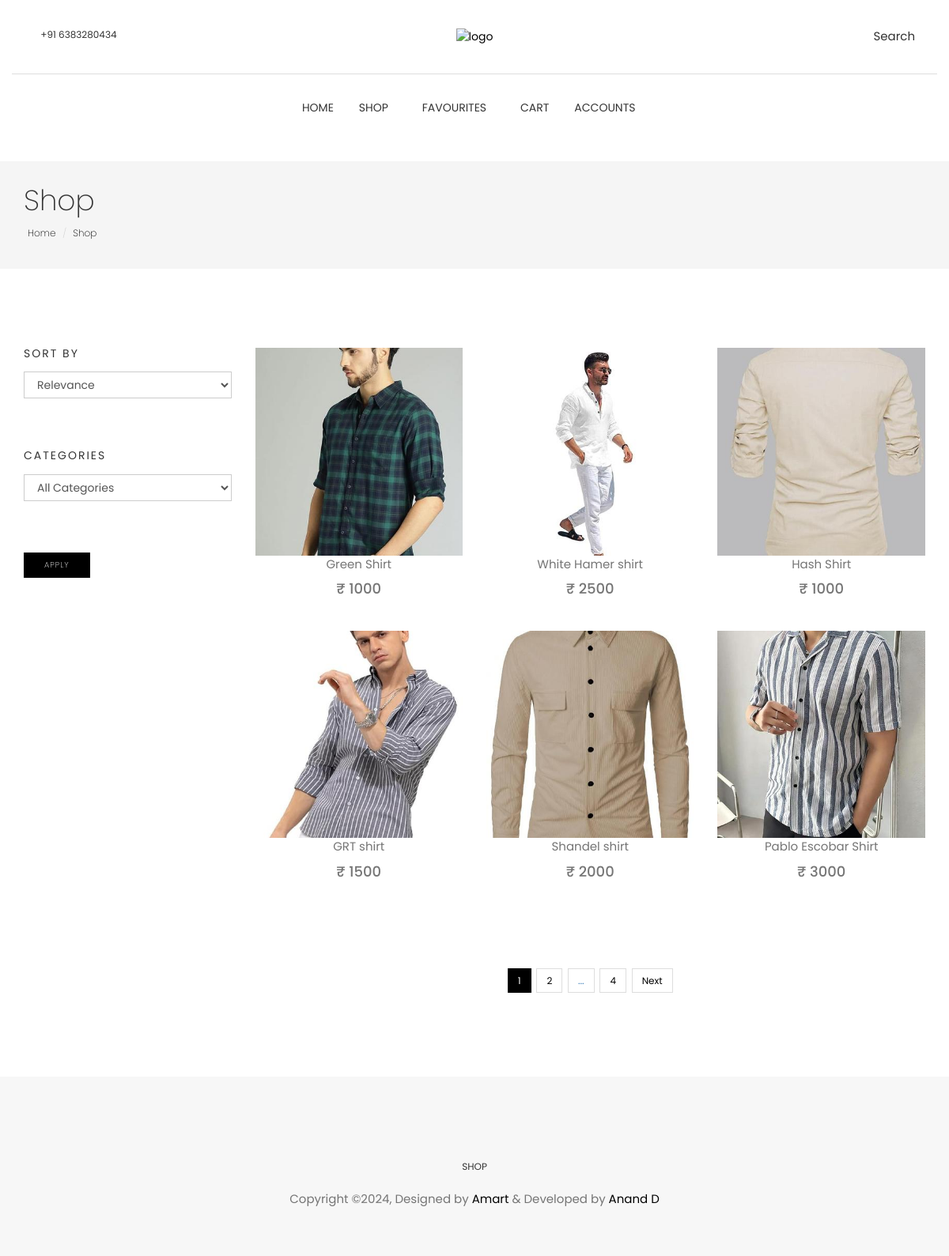
The app's page /shop/ with its own data.
### product/models.py (models this page shows, shortened)
class Product(SoftDeleteModel):
    name = models.CharField(max_length=100)
    description = models.TextField(max_length=511, null=True, blank=True)
    main_category = models.ForeignKey(
        Category, on_delete=models.CASCADE, related_name="main_category_products"
    )
    subcategories = models.ManyToManyField(
        Category, related_name="subcategory_products", blank=True
    )
    mrp = models.PositiveIntegerField(
        validators=[MinValueValidator(1)], null=True, blank=True
    )
    is_available = models.BooleanField(default=True)
    slug = models.SlugField(unique=True, max_length=100)
    created_at = models.DateTimeField(auto_now_add=True)
    last_modified_at = models.DateTimeField(auto_now=True)
    approved = models.BooleanField(default=True)
    approved_objects = ApprovedProductManager()

class ProductImage(models.Model):
    product = models.ForeignKey(
        Product, related_name="product_images", on_delete=models.CASCADE
    )
    image = models.ImageField(upload_to="images/product_images")
    priority = models.PositiveIntegerField(null=True, blank=True)

### home/views.py (the view, shortened to what this page needs)
# urls.py: path('shop/', views.shop, name='shop'),
def shop(request):
    title = "Shop"
    sort_by = request.session.get("sort_by", "Relevance")
    selected_category = request.session.get("selected_category", "All Categories")
    if "search" in request.GET:
        search_term = request.GET.get("search")
        products = (
            Product.approved_objects.filter(
                Q(name__icontains=search_term)
            )
        )
    else:
        products = (
            Product.approved_objects.all()
        )
    for product in products:
        product.primary_image = product.product_images.filter(priority=1).first()
        product.shop_price = product.inventory_sizes.aggregate(Min('price'))['price__min'] or 0
        if FavouriteItem.objects.filter(
            customer__id=request.user.id, product=product
        ).exists():
            product.is_favourite = True
        else:
            product.is_favourite = False
    paginator = Paginator(products, 6)
    page = request.GET.get("page")
    paged_products = paginator.get_page(page)
    categories = Category.objects.all()
    context = {
        "products": paged_products,
        "categories": categories,
        "title": title,
        "sort_by": sort_by,
        "selected_category": selected_category,
    }
    return render(request, "home/shop.html", context)

### ecom/models.py (called while the page is built)
    def get_queryset(self):
        return super().get_queryset().filter(is_deleted=False)

    def get_queryset(self):
        return super().get_queryset().filter(is_available=True)

### templates/home/shop.html (shortened to what this page needs)
{% extends "home/base.html" %}
{% block content %}
    {% include "home/includes/navigation.html" %}
    <section class="page-header">
        <div class="container">
            <div class="row">
                <div class="col-md-12">
                    <div class="content">
                        <h1 class="page-name">Shop</h1>
                        <ol class="breadcrumb">
                            <li><a href="{% url "home" %}">Home</a></li>
                            <li class="active"><a href="{% url "shop" %}">Shop</a></li>
                        </ol>
                    </div>
                </div>
            </div>
        </div>
    </section>
    <section class="products section">
        <div class="container">
            <div class="row">
                <div class="col-md-3">
                    <form method="POST">
                        <div class="widget">
                            <h4 class="widget-title">Sort By</h4>
                            <select name="sort_by" class="form-control">
                                <option>Relevance</option>
                            </select>
                        </div>
                        <div class="widget">
                            <h4 class="widget-title">Categories</h4>
                            <select name="selected_category" class="form-control">
                                <option>All Categories</option>
                            </select>
                        </div>
                        <button type="submit" class="btn btn-main btn-small">Apply</button>
                    </form>
                </div>
                <div class="col-md-9">
                    <div class="row display-flex">
                        {% for product in products %}
                            <div class="col-xl-3 col-lg-4 col-md-6 col-sm-12">
                                {% include "home/includes/product.html" %}
                            </div>
                        {% endfor %}
                    </div>
                    {% if products.has_other_pages %}
                        <div class="text-center">
                            <ul class="pagination post-pagination">
                                {% for page_number in products.paginator.page_range %}
                                    {% if page_number >= products.number|add:"-1" and page_number <= products.number|add:"1" %}
                                        {% if products.number == page_number %}
                                            <li class="active"><a href="#">{{ page_number }}</a></li>
                                        {% else %}
                                            <li><a href="?page={{ page_number }}">{{ page_number }}</a></li>
                                        {% endif %}
                                    {% elif page_number == products.number|add:"-3" or page_number == products.number|add:"3" %}
                                        <li><span>...</span></li>
                                    {% endif %}
                                {% endfor %}
                                {% if products.has_next %}
                                    {% if products.number < products.paginator.num_pages|add:"-1" %}
                                        <li><a href="?page={{ products.paginator.num_pages }}">{{ products.paginator.num_pages }}</a></li>
                                    {% endif %}
                                    <li><a href="?page={{ products.next_page_number }}">Next</a></li>
                                {% endif %}
                            </ul>
                        </div>
                    {% endif %}
                </div>
            </div>
        </div>
    </section>
    {% include "home/includes/footer.html" %}
{% endblock content %}

### templates/home/includes/product.html (shortened to what this page needs)
{% load static %}
<div class="product-item">
    <div id="product-thumb" class="product-thumb">
		<img id="product-image-id" class="img-responsive" src="{{ product.primary_image.image.url }}" alt="product-img" />
    </div>
    <div class="product-content">
        <a href="{% url "product_page" product.slug %}" target="_blank">
            <p class="truncate">{{ product.name }}</p>
            <p class="price"><strong class="h4">&#8377; {{ product.shop_price }} </strong>
			</p>
        </a>
    </div>
</div>

### static/css/style.css (style rules this page uses)
body { line-height: 1.5; font-family: "Poppins", sans-serif; -webkit-font-smoothing: antialiased; }
p { font-family: "Poppins", sans-serif; color: #757575; font-size: 15px; }
h1, h2, h3, h4, h5, h6 { font-family: "Poppins", sans-serif; }
h1, h2, h3, h4, h5, h6 { font-weight: 400; }
ol, ul { margin: 0; padding: 0; list-style: none; }
a, a:focus, a:hover { text-decoration: none; outline: 0; color: #000; }
.form-control { box-shadow: none; border-radius: 0; }
.btn-main, .btn-small, .btn-transparent, .btn-solid-border { background: #000; color: #fff; display: inline-block; font-size: 11px; letter-spacing: 1px; padding: 14px 35px; text-transform: uppercase; font-weight: 200; border-radius: 0; }
.btn-small { padding: 8px 25px; font-size: 10px; }
.section { padding: 80px 0; }
.page-header { background: #f5f5f5; margin-top: 20px; border-bottom: none; padding: 30px 0; }
.page-header h1 { font-weight: 200; margin: 0 0 6px 0; }
.page-header .breadcrumb { background: transparent; padding: 5px; margin: 0; }
.page-header .breadcrumb li { font-weight: 200; font-size: 12px; }
.page-header .breadcrumb li a { color: #000; }
.product-item { margin-bottom: 30px; }
.product-item .product-thumb { position: relative; }
.product-item .product-thumb img { width: 100%; height: auto; }
.product-item .product-thumb:before { transition: 0.3s all; opacity: 0; background: rgba(0, 0, 0, 0.6); content: ""; position: absolute; top: 0; right: 0; left: 0; bottom: 0; }
.product-item .product-content { text-align: center; }
.post-pagination { margin-top: 70px; }
.post-pagination > li { margin: 0 2px; display: inline-block; font-size: 12px; }
.post-pagination > li > a { color: #000; }
.post-pagination > li.active > a { background: #000; border: 1px solid #000; }
.post-pagination > li:first-child > a, .post-pagination > li:last-child > a { border-radius: 0; }
.widget { margin-bottom: 30px; padding-bottom: 35px; }
.widget .widget-title { margin: 0; padding-bottom: 15px; font-size: 14px; font-weight: 400; text-transform: uppercase; letter-spacing: 2px; }

### templates/home/shop.html (style rules this page uses)
.row.display-flex { display: flex; flex-wrap: wrap; }
.row.display-flex > [class*='col-'] { display: flex; flex-direction: column; }

### templates/home/includes/product.html (style rules this page uses)
.truncate { white-space: nowrap; overflow: hidden; text-overflow: ellipsis; }

### records on screen
Product: primary_image.image (picture), name "Green Shirt", shop_price "1000"
Product: primary_image.image (picture), name "White Hamer shirt", shop_price "2500"
Product: primary_image.image (picture), name "Hash Shirt", shop_price "1000"
Product: primary_image.image (picture), name "GRT shirt", shop_price "1500"
Product: primary_image.image (picture), name "Shandel shirt", shop_price "2000"
Product: primary_image.image (picture), name "Pablo Escobar Shirt", shop_price "3000"

### other values on screen
{{ page_number }} "1"
{{ page_number }} "2"
{{ products.paginator.num_pages }} "4"
